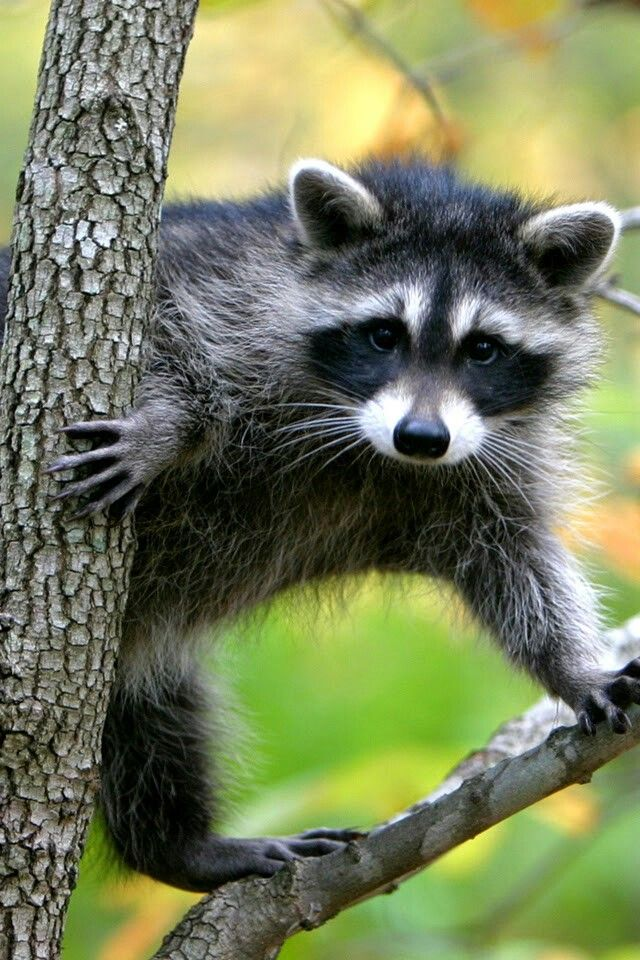
#> input picture raccoon.jpg, 640 x 960 px
$ jupyter execute Image_compressibility.ipynb
#> lines starting #> are read from the running program, lines starting #| are printed output that depends on the picture
# Image compressibility using optimal hard threshold

High dimensionality is a typical problem in processing large data sets, for example audio, video and images.

Here, as an example, let's consider grayscale images as a real-valued matrix with large number of pixels - the elements of a high-dimensional vector space. Most images are highly compressible, which means that the relevant information may be represented in lower dimensions.

We will use an SVD to generate compact approximations of the image. SVD is guaranteed to exist for any matrix and provides a hierarchical representation of the data (in terms of a new coordinate system defined by most important correlations).

[cell 1]
from matplotlib.image import imread
import matplotlib.pyplot as plt
import numpy as np
import os
plt.rcParams['figure.figsize'] = [9, 5]

#### Consider a grayscale image

[cell 2]
A = imread(os.path.join('raccoon.jpg'))
#> A is the input picture: shape (960, 640, 3); mean R, G, B 117.9, 126, 91.2
X = np.mean(A, -1); # Convert RGB to grayscale
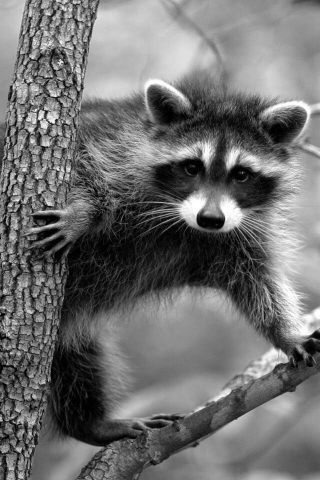
#> X: shape (960, 640) float64 (shown at 1/2 size); min 0, max 255, mean 111.7

img = plt.imshow(X)
img.set_cmap('gray')
plt.axis('off')
plt.show()
print ('shape =', X.shape[0], 'x', X.shape[1])
#| shape = 960 x 640
print ('rank =', np.linalg.matrix_rank(X))
#| rank = 640

Let's decompose the image matrix to **SVD** and consider if the image is recognizable at different ranks, from lower to higher values.

Although, depending on the task, at this moment we assume a general recognition of images, like whether its an animate or inanimate object. Surely, if we want to differ one raccooon from another we need to leave more features.

[cell 3]
U, S, VT = np.linalg.svd(X,full_matrices=False)
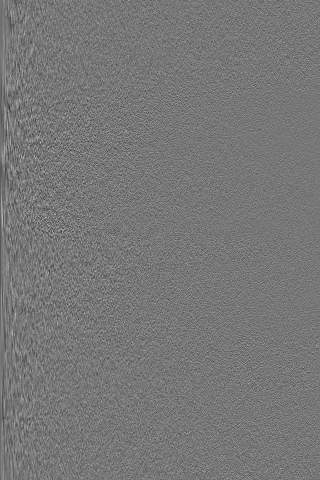
#> U: shape (960, 640) float64 (shown at 1/2 size); min -0.167, max 0.19, mean -7.03e-05; drawn with min black and max white
#> S = 640 values, max 91493.8 at index 0, min 5.84 at index 639, mean 740.3
S = np.diag(S)

fig=plt.figure(figsize=(16, 5))
for i, r in enumerate([3, 10, 50, 100, 640]):
    fig.add_subplot(1, 5, i+1)
    Xapprox = U[:,:r] @ S[0:r,:r] @ VT[:r,:] # let's construct an approximate image
    img = plt.imshow(Xapprox)
    img.set_cmap('gray')
    plt.axis('off')
    plt.title('r = ' + str(r), fontsize = 14)
    fig.tight_layout()
#> this loop made 5 passes
#> pass 1, `Xapprox = U[:,:r] @ S[0:r,:r] @ VT[:r,:] # let's construct an approxim..`:
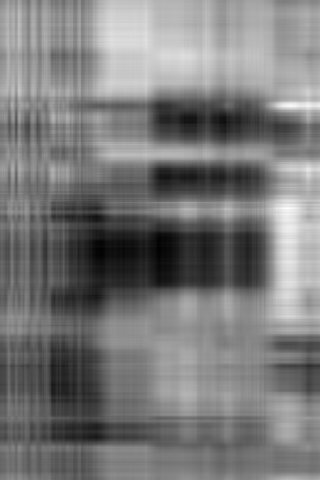
#> Xapprox: shape (960, 640) float64 (shown at 1/2 size); min -8.36, max 243.1, mean 111.7; drawn with min black and max white
plt.show()

Every time we add ranks $r$ to the image, we see that it becomes less and less informative to us (you can see the concave and increasing nature of cumulative sum of image's singular values below). **So do we really need to store all of the features?**

Well, we want a few singular values as possible to describe the data, but there is always a balance in modelling between complexity and accuracy: if we have higher rank $r$ we have more accurate, but more complex model; if we have lower rank $r$ we have a less accurate, but less complex model.

So we are looking for the optimal spot where we get the most of the information from the image, but without overfitting for some of the little features we don't care about.

[cell 4]
fig, axes = plt.subplots(1, 2, figsize=(8, 4))
axes[0].semilogy(np.diag(S), color='skyblue')
axes[0].set_title('Singular Values', fontsize = 14)

axes[1].plot(np.cumsum(np.diag(S))/np.sum(np.diag(S)), color='dodgerblue')
axes[1].set_title('Singular Values: Cumulative Sum', fontsize = 14)
fig.tight_layout()
#plt.rcParams.update({'font.size': 10})

Thus, the most important decision we need to take is **how many many singular values to keep, i.e. where to truncate**.
Truncation may be viewed as a threshold on singular values, where values larger than a threshold are kept, while remaining
are truncated.
We may consider many factors, like the desired rank of the system and the distribution of the singular values.
We can use a common technique that truncates the SVD at a rank that captures the 90% of the cumulatve sum of singular values.
Sometimes we can find an 'elbow' in the singular value distribution which can help to extract important patterns from noise.

Let's implement the results from a recent research by M. Gavish and D. L. Donoho, **"The optimal hard threshold for singular values is $\frac{4}{\sqrt{3}}$"** (DOI: 10.1109/TIT.2014.2323359) that defines the optimum hard threshold for singular value truncation based on the assumption that the matrix has a low-level structure polluted with Gaussian white noise:

$$X = X_{signal} + \sigma X_{noise}$$

$X_{noise}$ is assumed to be i.i.d. Gaussian random variables with zero mean and unit variance.
$\sigma$ - magnitude of the noise.

### When the $\color{red}{\text{noise magnitude is known}}$:

1. If X is a square matrix $X \in \mathbb{R}^{n x n}$, then:

  optimum hard threshold is $\tau = \color{deepskyblue}{\text{$\frac{4}{\sqrt{3}}$}}\sqrt{n}\sigma$

2. If X is a rectangular and $𝑚≪𝑛$, then the constant $\color{deepskyblue}{\text{$\frac{4}{\sqrt{3}}$}}$ is replaced by a function of the aspect ratio $\color{deepskyblue}{\text{$\lambda(\beta)$}}$:
  $\tau = \color{deepskyblue}{\text{$\lambda(\beta)$}}\sqrt{n}\sigma$

  $\beta = m/n$, or $n/m$ if $n≪m$

  $\color{deepskyblue}{\text{$\lambda(\beta)$}} = \sqrt{2(\beta + 1) + \frac{8\beta}{(\beta + 1) + \sqrt{\beta^{2} + 14\beta + 1}}}$

  Note when $\beta = 1$:  $\lambda(1) = \frac{4}{\sqrt{3}}$

This $\color{deepskyblue}{\text{$\lambda(\beta)$}}$ is one of the main results of the research made by M. Gavish and D. L. Donoho. There are 5 theorems and 5 lemmas dedicated to prooving and measuring the denoising performance of a singular value shrinkage denoiser $\hat{X}$ of original matrix $Y_n$ by its difference with the signal matrix $X_n$ in Frobenius norm and in an asymptotic framework:

$M(\hat{X}, x)\stackrel{\text{a.s.}}{=} \lim\limits_{n\to\infty} \| \hat{X_{\lambda}}(Y_n)-X_n\|^{2}_F $

where $M(\hat{X}, x)$ is an asymptotic MSE of singular value hard threshold.

Proof of the Theorem 4 offers to denote by $x_{*}(\lambda)$ the unique positive solution to the equation $(x+\frac{1}{x})(x+\frac{\beta}{x}) = \lambda^2$, which comes from the proof of Lemma 4, where the $x_{*}(\lambda) = \sqrt{\frac{\lambda^2 - \beta - 1 + \sqrt{(\lambda^2 - \beta - 1)-4\beta}}{2}}$ and $arg\min\limits_{\lambda>1+\beta}\max\limits_{x \in \mathbb{R}^r} M(\hat{X}, x) = \sqrt{2(\beta + 1) + \frac{8\beta}{(\beta + 1) + \sqrt{\beta^{2} + 14\beta + 1}}}$. The equation from Lemma 4 itself refers to the formulas 9 and 10 of a research of F. Benaych-Georges and R. R. Nadakuditi, "The singular values and vectors of low rank perturbations of large rectangular random matrices" (https://doi.org/10.1016/j.jmva.2012.04.019).

This $\lambda (\beta)$ helps us understand that it is by ~15-20% above the right bound of Marchenko-Pastur distribution (signal eigenvalues lie right after this bound).

It is said that: "When some data singular value $y_i$ is too close to the bulk, its corresponding singular vectors are too badly rotated, and the rank-one matrix $u_i y_i v^{'}_i$ it contributes to the denoiser hurts the AMSE more than it helps.The optimal threshold $\lambda (\beta)$ keeps such singular values out of the picture; this is why it is necessarily larger than the bulk edge."

[cell 5]
import math
plt.figure(figsize=(6,4))

beta = np.linspace(0,1,1000)
lambda_beta = np.sqrt(2*(beta + 1) + (8*beta)/(beta + 1 + np.sqrt(beta**2 + 14*beta + 1)))
right_bulk = 1 + np.sqrt(beta)

plt.plot(beta, lambda_beta, label=r'$\lambda (\beta)$', color='deepskyblue')
plt.plot(beta, right_bulk, label=r'1 + $\sqrt{\beta}$', color='red')

plt.xlabel(r'$\beta$')
plt.ylabel(r'$\lambda (\beta)$')
plt.title('The optimal threshold ' + r'$\lambda (\beta)$' + ' vs ' + r'$\beta$')
plt.legend()
plt.show()

Sometimes the best way to check the theory is to check it on the example where we already now the answer. We will truncate the matrix by some threshold, add some random noise, then truncate by the optimal threshold and look if the formula works. Let's consider the first case with the square matrix (case with rectangualar matrix will be considered later):

[cell 6]
A = imread(os.path.join('irbis.jpg'))
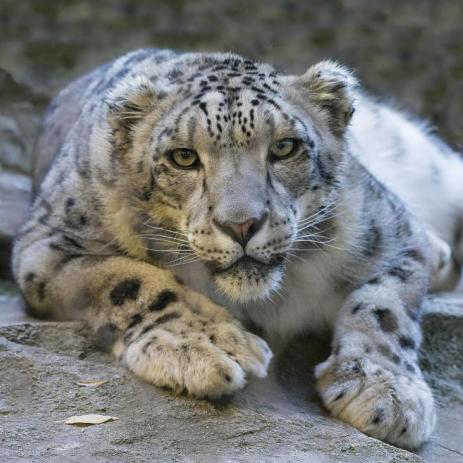
#> input picture irbis.jpg, 463 x 463 px
#> A is the input picture: shape (463, 463, 3); mean R, G, B 118.2, 119.5, 119
X_orig = np.mean(A, -1); # Convert RGB to grayscale

img = plt.imshow(X_orig)
img.set_cmap('gray')
plt.axis('off')
plt.show()
print ('shape =', X_orig.shape[0], 'x', X_orig.shape[1])
#| shape = 463 x 463
print ('rank =', np.linalg.matrix_rank(X_orig))
#| rank = 463

1) Let's trucate it with the first 20 singular values (desc sorting):

[cell 7]
U, S, VT = np.linalg.svd(X_orig,full_matrices=False)
#> U: shape (463, 463) float64
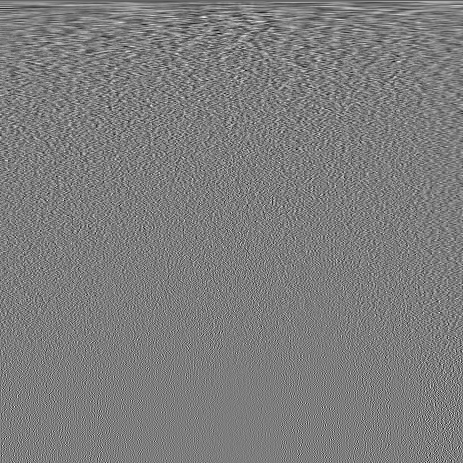
#> VT: shape (463, 463) float64; min -0.226, max 0.232, mean -0.000105; drawn with min black and max white
#> S = 463 values, max 56230.3 at index 0, min 0.0307 at index 462, mean 429.7
r=20
X_true = U[:,:r] @ np.diag(S[:r]) @ VT[:r,:]
plt.imshow(X_true)
plt.set_cmap('gray')
plt.axis('off')
plt.show()
print ('rank =', np.linalg.matrix_rank(X_true))
#| rank = 20

2) Then add some random noise, for example with std = 20 for better visual effect:

[cell 8]
sigma = 20
X_noisy = X_true + sigma*np.random.randn(*X_true.shape)
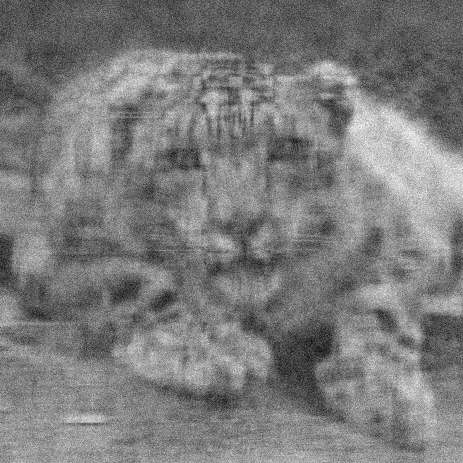
#> X_noisy: shape (463, 463) float64; min -54.4, max 302.1, mean 119; drawn with min black and max white
plt.imshow(X_noisy)
plt.set_cmap('gray')
plt.axis('off')
plt.show()
print ('rank =', np.linalg.matrix_rank(X_noisy))
#| rank = 463

3) Now let's assume that a resulting image is our inital matrix that we need to denoise, and truncate by the threshold derived in the formulas above:

[cell 9]
U_n, S_n, VT_n = np.linalg.svd(X_noisy,full_matrices=0)
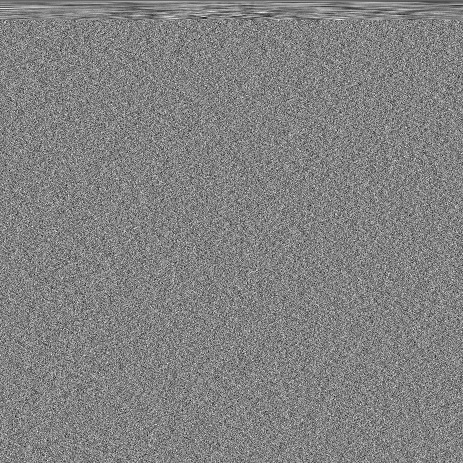
#> VT_n: shape (463, 463) float64; min -0.217, max 0.207, mean -9.66e-05; drawn with min black and max white
#> S_n = 463 values, max 56259.3 at index 0, min 1.01 at index 462, mean 599.4
N = X_noisy.shape[0]
cutoff = (4/np.sqrt(3)) * np.sqrt(N) * sigma #hard threshold
r_n = np.max(np.where(S_n > cutoff))
#> r_n = 19

X_clean = U_n[:,:(r_n+1)] @ np.diag(S_n[:(r_n+1)]) @ VT_n[:(r_n+1),:]
plt.imshow(X_clean)
plt.set_cmap('gray')
plt.axis('off')
plt.show()
print ('hard threshold: y = ' + "{:.5}".format(cutoff) + ', ' + 'x = ' + str(r_n+1))
#| hard threshold: y = 993.85, x = 20
print ('rank =', np.linalg.matrix_rank(X_clean))
#| rank = 20

Let's consider the cutoff in the scatterplots:

[cell 10]
import matplotlib.patches as patches
#import warnings
#warnings.filterwarnings("ignore", category=UserWarning)
plt.rcParams.update({'font.size': 12})
## Plot Singular Values
plt.figure(figsize=(20, 6))


plt.subplot(1, 3, 1)
plt.semilogy(S_n,'-o', color='deepskyblue', linewidth=1)
plt.semilogy(np.diag(S_n[:r]),'o', color='salmon', linewidth=2)
plt.plot(np.array([-20, N+20]),np.array([cutoff, cutoff]),'--', color='salmon', linewidth=2, label='opt threshold')
rect = patches.Rectangle((-10,200),100,80000,lw=2,ls='--',fc='none',ec='deepskyblue')
plt.gca().add_patch(rect)
plt.xlabel('number of singular values')
plt.ylabel('Log scale of singular values')
plt.xlim((-20,510))
plt.ylim((0.3,100000))
plt.legend()
plt.title("opt threshold = " + r"$ \frac{4}{\sqrt{3}} {\sqrt{n}} \sigma $, " + "x = " + str(r_n+1) +", "+ "y = "+ "{:.5}".format(cutoff))
plt.grid()

plt.subplot(1, 3, 2)
plt.semilogy(S_n,'-o', color='deepskyblue', linewidth=1)
plt.semilogy(np.diag(S_n[:r]),'o', color='salmon', linewidth=1)
plt.plot(np.array([-20, N+20]),np.array([cutoff, cutoff]),'--', color='salmon', linewidth=2, label='opt threshold')
plt.xlabel('number of singular values')
plt.xlim((-5,50))
plt.ylim((200,100000))
plt.legend()
plt.title("Zoomed in")
plt.grid()

Above we see that the formula works and we can even visually distinguish the signal from noise.

[cell 11]
fig, axes = plt.subplots(1, 2, figsize=(12, 6))
plt.rcParams.update({'font.size': 12})

plt.subplot(1, 2, 1)
plt.imshow(X_true)
plt.set_cmap('gray')
plt.axis('off')
plt.title('True, r = ' + str(r))

plt.subplot(1, 2, 2)
plt.imshow(X_clean)
plt.set_cmap('gray')
plt.axis('off')
plt.title('Cleaned, r = '+ str(r_n+1))
plt.show()

#### Conclusion 1: Cleaned version is more or less close to the true image truncated by threshold = 20.

### Now let's consider when the $\color{red}{\text{noise magnitude is unknown}}$:

For unknown noise $\sigma$, and a rectangular matrix $X \in \mathbb{R}^{m x n}$, the optimal hard threshold is given by:

  $\tau = \color{coral}{\text{$\omega(\beta)$}}\sigma_{med}$, where

  $\sigma_{med}$ is a median singular value.
  Here $\color{coral}{\text{$\omega(\beta)$}} = \Large\frac{\color{deepskyblue}{\text{$\lambda(\beta)$}}}{\sqrt{\color{limegreen}{\text{$\mu_{\beta}$}}}}$

where ${\color{limegreen}{\text{$\mu_{\beta}$}}}$ is the median of the **Marchenko-Pastur distribution**, namely, the unique solution (solutions must be approximated numerically) in $\beta_{-} \leq {\color{limegreen}{\text{$\mu_{\beta}$}}} \leq \beta_{+}$ to the following equation:

$$\int\limits_{\beta_{-}}^{{\color{limegreen}{\text{$\mu_{\beta}$}}}} \frac{\sqrt{(\beta_{+}-t)(t-\beta_{-})}}{2\pi\beta t}dt = \frac{1}{2}$$

where $\beta_{\pm} = (1{\pm}\sqrt{\beta})^2$

### 1) First, let's consider the calculation of ${\color{limegreen}{\text{$\mu_{\beta}$}}}$ in datails,
namely look at the distribution of eigenvalues of covariance matrix from large random matrices:

Here is a simple function to calculate the covariance matrix:

$$Cov = \frac{1}{n-1} \sum^{n}_{i=1}{(X_i-\bar{X})(X_i-\bar{X})^T}$$

However, in most cases of spectral analysis of large dimensional random
matrices, the sample covariance matrix is simply defined as:

$$Cov = \frac{XX^T}{n}$$

[cell 12]
# Covariance matrix
def cov(a):
    return (a @ a.T)/a.shape[1]

If we have some completely random data, for example:

[cell 13]
fig, axes = plt.subplots(1, 2, figsize=(18, 3))

np.random.seed(123)
X_rand=np.random.normal(size=(5,20))
axes[0].matshow(X_rand);
axes[0].set_title('Random matrix, 5x20')

axes[1].matshow(cov(X_rand));
axes[1].set_title('Covariance matrix, 5x5');
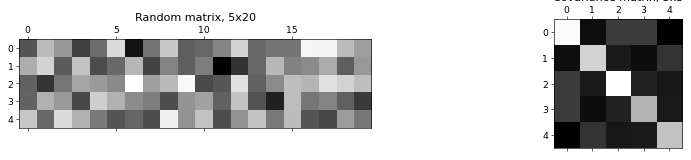
#> figure drawn by matplotlib, 2 panels

Let's find the eigen values of this covariance matrix:

[cell 14]
# Return the eigenvalues and eigenvectors of a real symmetric matrix:
e_vals, _ = np.linalg.eigh(cov(X_rand))

[cell 15]
# In this case the e_vals array contains
e_vals

We see that the eigen values are random just as the input matrix, but what is their distribution?
Well it tends to the **Marchenko-Pastur distribution**:

$$
P(t) = \frac{ \sqrt{(\beta_+ - t)(t-\beta_-)} }{2 \pi \beta t}1_{x\in \left[\beta_-, \beta_+\right]}$$

where $\beta=m/n$,
$m$ is the number of rows in the matrix,
$n$ is the number of columns,
$\beta_+ = (1+\sqrt{\beta})^2$ and $\beta_- = (1-\sqrt{\beta})^2$.

Let's describe the continuous part of the distribution:

[cell 16]
def marchpast(t, beta):
    def ewm(a):
        return np.maximum(a, np.zeros_like(a)) #Element-wise maximum of array elements.
    beta_plus = (1 + beta**0.5)**2
    beta_minus = (1 - beta**0.5)**2
    return np.sqrt(ewm(beta_plus  - t) * ewm(t- beta_minus)) / ( 2*np.pi*beta*t)

**Calculating the empirical eigenvalue distribution**
Here is a simple demonstration in Python that the eigenvalues indeed tend to this distribution and which gives an idea of the inaccuracy of the distribution for finite sized matrices.

Since we are trying to find the distribution empirically we need generate a number of sample of covariance matrices as follows:

[cell 17]
def random_cov(m, n, cov_m): #cov - lots of covariance matrices of random matrices of m x n shape
    r=[]
    for i in range(cov_m):
        x=np.random.normal(size=(m,n)) #for normal distribution
        r.append(cov(x))
    return np.array(r) #Returns  cov x n x n array

[cell 18]
def EE(a, beta): #"Calculate and show histogram of eigenvalues"

    ee, ev=np.linalg.eigh(a)
    plt.figure(figsize=(6,4))
    nn, bb, patches=plt.hist(ee.ravel(),
                                bins="auto",
                                density=True, label='empirical', color="orchid")
    x=np.arange(bb[0], bb[-1], 0.003)
    plt.plot(x, marchpast(x, beta),label='theoretical', color='lime')

    #plt.ylim(top=nn[1:].max() * 1.2)
    plt.xlabel('eigenvalues of random matrix cov')
    plt.ylabel('Probability density')
    plt.legend()
    plt.show()

**Results**
Below is what the empirical distribution looks like for the above case of a
$5×30$ matrix, i.e., $n=5$, $m=30$. It can be seen that it follows roughly the expected Marchenko-Pastur but that some deviations are clear, especially that tails are more extended.

[cell 19]
EE(random_cov(50,300,50), 50/300)
#> in EE, `nn, bb, patches=plt.hist(ee.ravel(), bins="auto", density=True, label=..`: nn = 19 values, max 0.922 at index 3, min 0.00861 at index 18, mean 0.567; bb = 20 values from 0.322 to 2.09; patches = 19 items
#> in EE, `plt.show()`:
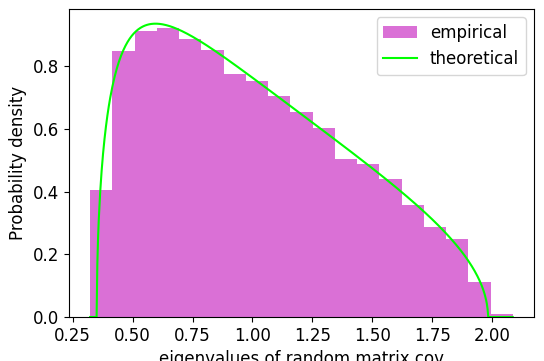
#> figure drawn by matplotlib, 1 panel; tallest bar 0.922 high, from x = 0.601 to 0.694; curve peaks at x = 0.595, y = 0.936

The reason for this is that Marchenko-Pastur is derived in limit $m\rightarrow\infty$, $n\rightarrow\infty$.
The discrepancy is however not large and already by $m=50$, $n=300$ it is quite small:

[cell 20]
EE(random_cov(50,300,5000), 50/300)

If you seeing a wide distribution of eighenvalues in your covariance matrices its unlikely due to be to the large $m$, $n$ limit!

### 2) Second, let's consider the abovementioned image as a rectangular matrix
to which we a going to find an optimal hard threshold when noise is unknown:

[cell 21]
img = plt.imshow(X)
img.set_cmap('gray')
plt.axis('off')
plt.show()

Let's first of all define the **integral**:

[cell 22]
import math
from math import sqrt, pi
from scipy import integrate

def Marcenko_Pastur_Integral(x,beta):

    lobnd = (1 - sqrt(beta))**2
    hibnd = (1 + sqrt(beta))**2

    dens = lambda t: sqrt((hibnd - t)*(t - lobnd))/(2*pi*beta*t)
    I, er = integrate.quad(dens,lobnd,x)

    return I

then find the $\beta$:

[cell 23]
image = X
m = np.min(image.shape)
n = np.max(image.shape)
beta = m/n

and, finally, find approximate solutions numerically:

[cell 24]
import scipy.optimize
mu_median = scipy.optimize.broyden1(lambda x: Marcenko_Pastur_Integral(x,beta)-1/2, 1.0, f_tol=1e-6)
mu_median

[cell 25]
def EE_mu(a, beta, median):
    "Calculate and show histogram of eigenvalues"
    ee, ev=np.linalg.eigh(a)
    plt.figure(figsize=(6,4))
    nn, bb, patches=plt.hist(ee.ravel(),
                                bins="auto",
                                density=True, label='empirical', color="mediumspringgreen")
    x=np.arange(bb[0], bb[-1], 0.003)
    plt.plot(x, marchpast(x, beta),label='theoretical', color="deepskyblue",)
    plt.axvline(median, color='blue', linewidth=1, alpha=0.8, label='mu_median')
    plt.xlabel('eigenvalues of random matrix cov')
    plt.ylabel('Probability density')
    plt.legend()
    plt.show()

plot empirical distribution:

[cell 26]
EE_mu(random_cov(m,n,100), beta, mu_median)
#> call 3 of random_cov, with m = 640, n = 960, cov_m = 100
#> after the loop in random_cov (call 3), `for i in range(cov_m):`:
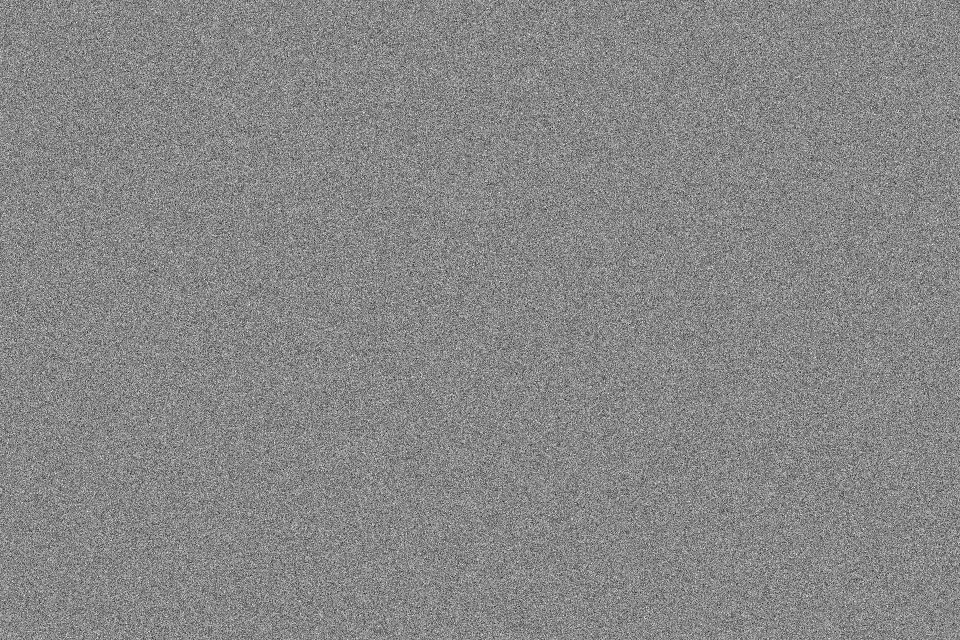
#> x: shape (640, 960) float64; min -5.16, max 4.54, mean -0.00165; drawn with min black and max white
#> in EE_mu, `nn, bb, patches=plt.hist(ee.ravel(), bins="auto", density=True, label=..`: nn = 54 values, max 1.04 at index 0, min 0.00967 at index 53, mean 0.302; bb = 55 values from 0.0315 to 3.35; patches = 54 items
#> (the rest of the program and of its run is left out)
